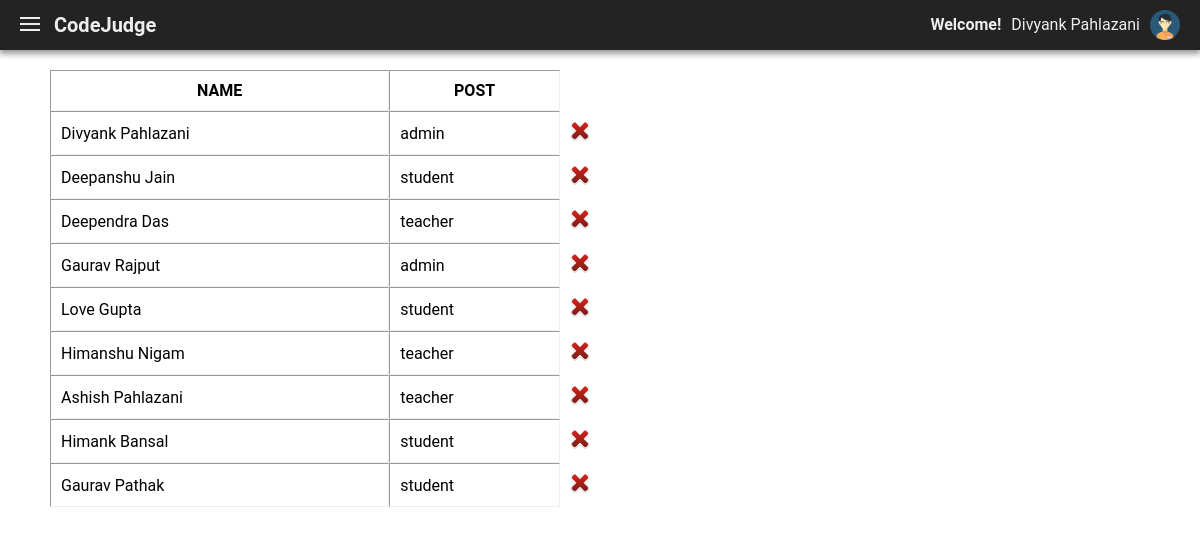
Screenshot of /show_users.php (signed in) with the database file from the repository.
### tables this page shows
CREATE TABLE IF NOT EXISTS `reg_users` (
  `uid` varchar(20) NOT NULL,
  `name` varchar(100) NOT NULL,
  `email` varchar(300) NOT NULL,
  `pass` varchar(100) NOT NULL,
  `post` varchar(10) NOT NULL
);

### show_users.php (the view, shortened to what this page needs)
<?php
	$connection = connectDB();
?>
<!DOCTYPE html>
<html>
<head>
	<link rel="stylesheet" href="assets/css/header.css">
	<link rel="stylesheet" href="assets/css/admin.css">
</head>
<body>
	<div class="wrapper">
		<?php include 'header.php'; ?>
		<table id="userstable" border="1" cellspacing="0" cellpadding="10px" style="width: 50%; border: 0; ">
			<thead>
		    	<tr>
		      	<th>NAME</th>
				 	<th>POST</th>
		      	<th style="border: 0;"></th>
			   </tr>
		  	</thead>
		  	<tbody>
				<?php
					if (!$connection) {
						header('Location: error.php');
						exit();
					}
					else {
						$query = "select uid, name, post from codejudge.reg_users";
						$result = mysqli_query($connection, $query);
						if(mysqli_num_rows($result) > 0) {
							while($arr = mysqli_fetch_row($result)) {
				?>
								<tr>
									<td><?php echo $arr[1];?></td>
									<td><?php echo $arr[2];?></td>
									<td id="del<?php echo $arr[0];?>" class="del" style="border: 0;width: 20px;height: 20px;"><img src="assets/img/delete.png" alt="delete" style="width: 20px;height: 20px;"></td>
								</tr>
				<?php
							}
						}
						else {
							echo "No user has been registered by now";
						}
					}
				?>
			</tbody>
		</table>
	</div>
</body>
</html>

### header.php (shortened to what this page needs)
<header>
	<button class="toggle-btn">
		<span></span>
	</button>
	<a href="index.php" class="logo"><strong>CodeJudge</strong></a>
	<?php
		if(isset($_SESSION['id'])) {
	?>
			<div class="account">
				<div class="username"><div class="greetings"> Welcome!</div> <?php session_start(); echo ' '.$_SESSION["name"]; ?></div>
				<button class="toggle-menu">
					<img class="profile-pic" src="assets/img/user.png">
				</button>
			</div>
	<?php
		}
	?>
</header>

### assets/css/header.css (style rules this page uses)
* { box-sizing: border-box; }
body:not(#editor-area) { margin: 0; font-family: 'Roboto', 'Helvetica', sans-serif; box-sizing: border-box; }
a { text-decoration: none; }
button { background: transparent; border: 0; padding: 0; }
.wrapper { padding: 70px 50px 0 50px; }
header { width: 100%; height: 50px; padding: 10px 20px; color: #eee; background: #232323; z-index: 2; box-shadow: 0px 3px 6px 1px rgba(0,0,0,.4); position: fixed; top: 0; left: 0; }
header .greetings { font-weight: bold; }
header .account { position: absolute; right: 20px; display: inline-flex; }
header .account .username { display: inline-flex; line-height: 30px; margin-right: 10px; }
header .account .greetings { margin-right: 10px; }
header .account .profile-pic { cursor: pointer; width: 30px; height: 30px; }
header .logo { color: #eee; display: inline-flex; cursor: pointer; height: 30px; line-height: 30px; font-weight: bold; font-size: 20px; font-weight: 100; }

### assets/css/admin.css (style rules this page uses)
.del, .edit { cursor: pointer; }

### assets/css/components/menu-button.css (style rules this page uses)
.toggle-btn { width: 20px; height: 20px; cursor: pointer; display: inline-flex; margin-right: 10px; background: transparent; border: 0; padding: 0; }
.toggle-btn span, .toggle-btn span:before, .toggle-btn span:after { width: 20px; height: 2px; background: #eee; position: absolute; transition: width .3s ease-in-out, transform .3s ease-in-out, background .15s ease-in-out; }
.toggle-btn span { top: calc(50% - 2px); }
.toggle-btn span:before { content: ''; top: -6px; left: 0; }
.toggle-btn span:after { content: ''; top: 6px; left: 0; }

### rows the page displays
reg_users: name "Divyank Pahlazani", post "admin"
reg_users: name "Deepanshu Jain", post "student"
reg_users: name "Deependra Das", post "teacher"
reg_users: name "Gaurav Rajput", post "admin"
reg_users: name "Love Gupta", post "student"
reg_users: name "Himanshu Nigam", post "teacher"
reg_users: name "Ashish Pahlazani", post "teacher"
reg_users: name "Himank Bansal", post "student"
reg_users: name "Gaurav Pathak", post "student"

### other values shown
$_SESSION["name"] "Divyank Pahlazani"
